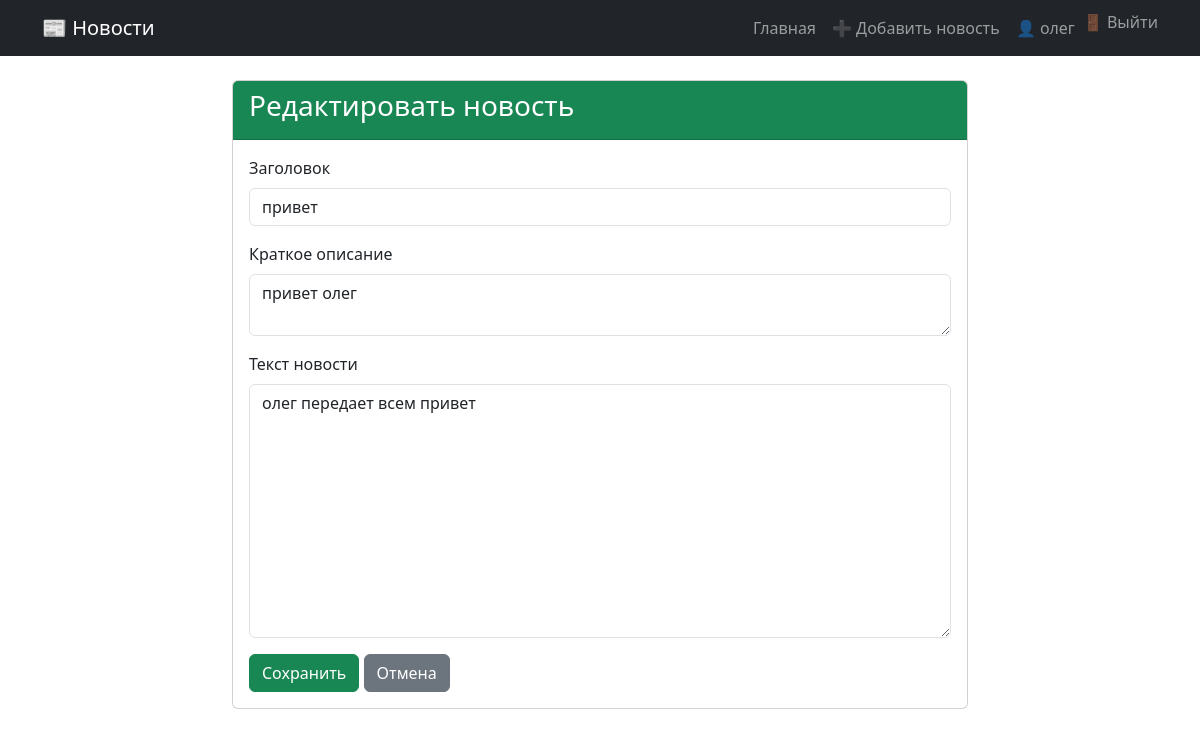
/news/2/edit/ (signed in), run on the app's committed database.
### news_app/models.py (models this page shows, shortened)
class News(models.Model):
    title = models.CharField(max_length=200)
    summary = models.CharField(max_length=300)
    content = models.TextField()
    author = models.ForeignKey(User, on_delete=models.CASCADE)
    date_created = models.DateTimeField(auto_now_add=True)
    date_updated = models.DateTimeField(auto_now=True)
    class Meta:
        ordering = ['-date_created']

### news_app/views.py (the view)
# urls.py: path('news/<int:pk>/edit/', views.news_edit_view, name='news_edit'),
@login_required
def news_edit_view(request, pk):
    news = get_object_or_404(News, pk=pk)
    if news.author != request.user:
        return HttpResponseForbidden("Вы не можете редактировать чужую новость.")
    if request.method == 'POST':
        form = NewsForm(request.POST, instance=news)
        if form.is_valid():
            form.save()
            messages.success(request, 'Новость обновлена.')
            return redirect('news_detail', pk=news.pk)
    else:
        form = NewsForm(instance=news)
    return render(request, 'news_form.html', {'form': form, 'title': 'Редактировать новость'})

### news_app/forms.py
class NewsForm(forms.ModelForm):
    class Meta:
        model = News
        fields = ['title', 'summary', 'content']
        widgets = {
            'summary': forms.Textarea(attrs={'rows': 2, 'class': 'form-control'}),
            'content': forms.Textarea(attrs={'rows': 10, 'class': 'form-control'}),
            'title': forms.TextInput(attrs={'class': 'form-control'}),
        }
        labels = {
            'title': 'Заголовок',
            'summary': 'Краткое описание',
            'content': 'Текст новости',
        }

### news_app/templates/news_form.html (shortened to what this page needs)
{% extends 'base.html' %}
{% block content %}
<div class="row justify-content-center">
    <div class="col-md-8">
        <div class="card">
            <div class="card-header bg-success text-white">
                <h3>{{ title }}</h3>
            </div>
            <div class="card-body">
                <form method="post">
                    <div class="mb-3">
                        <label for="{{ form.title.id_for_label }}" class="form-label">{{ form.title.label }}</label>
                        {{ form.title }}
                    </div>
                    <div class="mb-3">
                        <label for="{{ form.summary.id_for_label }}" class="form-label">{{ form.summary.label }}</label>
                        {{ form.summary }}
                    </div>
                    <div class="mb-3">
                        <label for="{{ form.content.id_for_label }}" class="form-label">{{ form.content.label }}</label>
                        {{ form.content }}
                    </div>
                    <button type="submit" class="btn btn-success">Сохранить</button>
                    <a href="{% url 'home' %}" class="btn btn-secondary">Отмена</a>
                </form>
            </div>
        </div>
    </div>
</div>
{% endblock %}

### news_app/templates/base.html (shortened to what this page needs)
{% load static %}
<!DOCTYPE html>
<html lang="ru">
<head>
    <link href="https://cdn.jsdelivr.net/npm/bootstrap@5.3.0-alpha1/dist/css/bootstrap.min.css" rel="stylesheet">
    <link rel="stylesheet" href="{% static 'css/style.css' %}">
</head>
<body>
    <nav class="navbar navbar-expand-lg navbar-dark bg-dark">
        <div class="container">
            <a class="navbar-brand" href="{% url 'home' %}">📰 Новости</a>
            <div class="collapse navbar-collapse">
                <ul class="navbar-nav ms-auto">
                    <li class="nav-item"><a class="nav-link" href="{% url 'home' %}">Главная</a></li>
                    {% if user.is_authenticated %}
                        <li class="nav-item"><a class="nav-link" href="{% url 'news_create' %}">➕ Добавить новость</a></li>
                        <li class="nav-item"><a class="nav-link" href="{% url 'profile' %}">👤 {{ user.first_name|default:user.username }}</a></li>
                        <li class="nav-item">
                            <form action="{% url 'logout' %}" method="post" style="display: inline;">
                                <button type="submit" class="nav-link btn btn-link" style="display: inline; padding: 0; margin: 0; border: none; background: none; color: rgba(255,255,255,.55); text-decoration: none;">
                                    🚪 Выйти
                                </button>
                            </form>
                        </li>
                    {% else %}
                        <li class="nav-item"><a class="nav-link" href="{% url 'login' %}">Войти</a></li>
                        <li class="nav-item"><a class="nav-link" href="{% url 'register' %}">Регистрация</a></li>
                    {% endif %}
                </ul>
            </div>
        </div>
    </nav>
    <main class="container mt-4">
        {% block content %}
        {% endblock %}
    </main>
</body>
</html>

### data on the page
News: title "привет", summary "привет олег", content "олег передает всем привет"

### other printed values
{{ user.first_name|default:user.username }} "олег"
{{ title }} "Редактировать новость"
